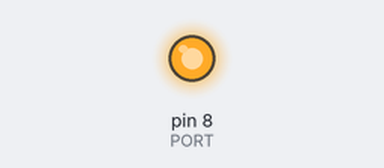
The sketch below on a simulated Arduino Uno, built with avr-gcc and run on an emulated ATmega328P. On the bench: output pins drawn as LEDs (lit = HIGH).

Above: at 0.1 s.
Timing chart, 0 to 1.6 s (numbered marks = the images above):
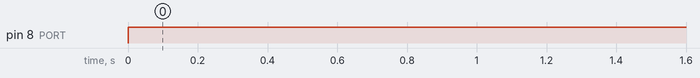

The sketch:

Aula2.ino
```cpp
void setup() {
  #define DELAY 100
  #define PORT 8
  pinMode(PORT,OUTPUT);
}

void loop() {
  boolean O[] = {1,1,1,1,0,0,1,0};
  boolean i[] = {1,0,0,1,0,1,1,0};
  boolean e[] = {1,0,1,0,0,1,1,0};
  boolean exclamacao[] = {1,0,0,0,0,1,0,0};
  boolean newline[] = {0,1,0,1,0,0,0,0};
  boolean cr[] = {1,0,1,1,0,0,0,0};
  boolean espaco[] = {0,0,0,0,0,1,0,0};

  escreve(O);
  escreve(i);
  escreve(e);
  escreve(exclamacao);
  escreve(newline);
  escreve(cr);
}

void escreve(boolean letra[]){
   int i=0;
   for(i; i<8; i++){
    if(i==0){
      digitalWrite(PORT,HIGH);
      delay(500);
      digitalWrite(PORT,LOW);
      delayMicroseconds(DELAY);
    }
    boolean element = letra[i];
    digitalWrite(PORT,element);
    delayMicroseconds(DELAY);
    if(i==7){
      digitalWrite(PORT,HIGH);
    }
  }
}
```

Source omitted: ethernet_arduino.c (21209 bytes)

Measured:
- by itself, pin 8 (PORT): LOW → HIGH at 0.00 s
